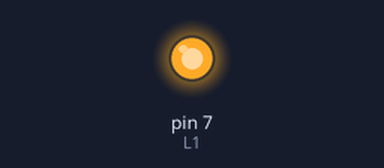
Bench run of a sketch on a simulated Arduino Uno, built with avr-gcc and run on an emulated ATmega328P. Parts: output pins drawn as LEDs (lit = HIGH).

Above: at 0.5 s.
At 5.0 s:
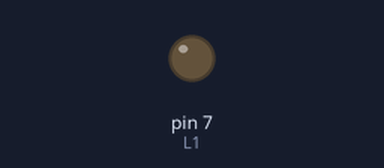
Timing chart, 0 to 6.9 s (numbered marks = the images above):
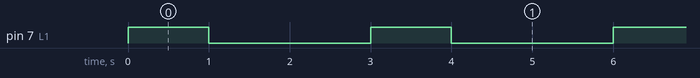

Measured:
- by itself, pin 7 (L1): alternates HIGH for 1.0 s and LOW for 2.0 s

The sketch:

test_a_effacer.ino
```cpp
/*allumer une LED.*/

const int L1 = 7;
void setup()
{
	 pinMode(L1, OUTPUT);
}

void loop()
{
digitalWrite(L1, HIGH); //allumer L1
delay(1000); // attendre 1 seconde
digitalWrite(L1, LOW); // Eteindre L1
delay(2000); // attendre 2 seconde
}
```
